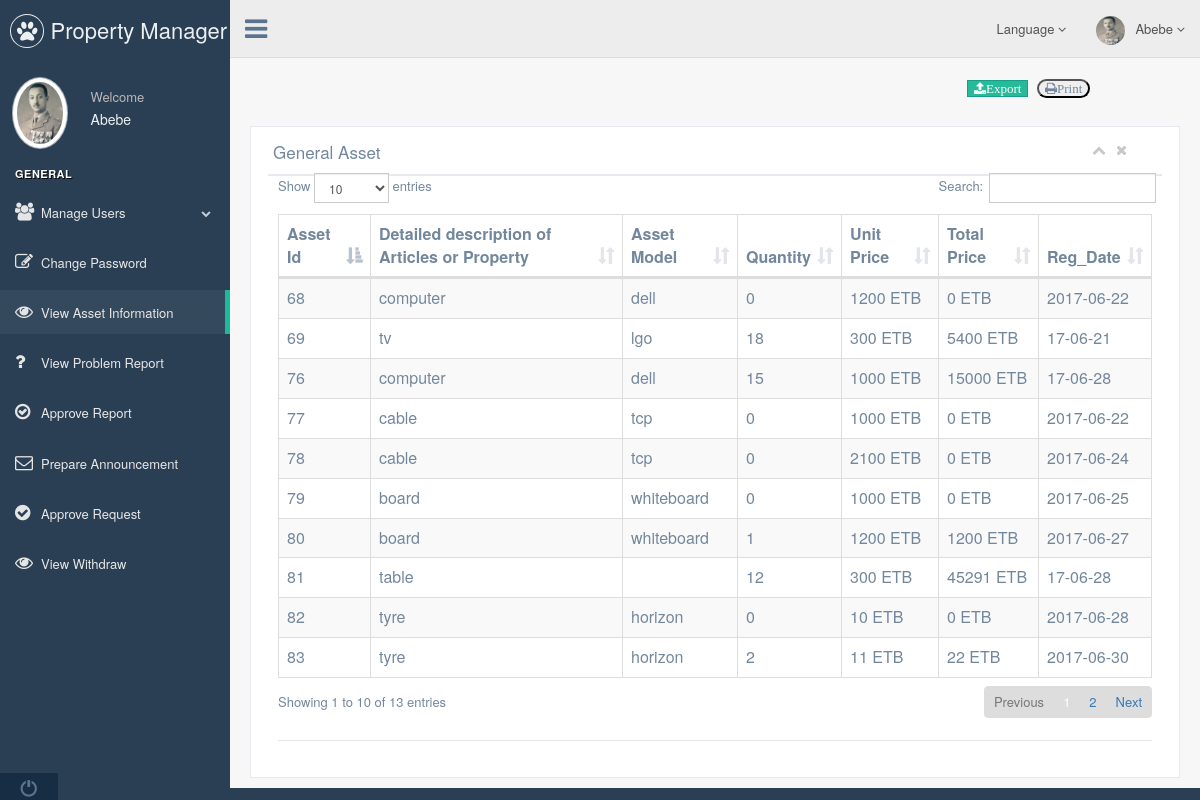
/aufams/property_manager/view_asset.php (signed in), run on the app's committed database.
### tables this page shows
CREATE TABLE IF NOT EXISTS `asset` (
  `ASSET_ID` int(11) NOT NULL,
  `ASSET_NAME` varchar(500) NOT NULL,
  `MODEL` varchar(500) NOT NULL,
  `SERIAL` varchar(50) NOT NULL,
  `QUANTITY` int(11) NOT NULL,
  `PRICE` double NOT NULL,
  `TOTAL_PRICE` double NOT NULL,
  `REG_DATE` varchar(50) NOT NULL
);

### aufams/Language/English.php (called while the page is built, shortened)
<?php
$ln_language='Language';
$ln_viewWithdraw="View Withdraw";
$ln_propertyMangerApproveRequest="Approve Request";
$ln_welcome='Welcome';
$ln_general='General';
$ln_viewAssetInformation='View Asset Information';
$ln_logout='Logout';
$ln_assetName='Detailed description of Articles or Property ';
$ln_assetModel='Asset Model';
$ln_quantity='Quantity';
$ln_price='Unit Price';
$ln_assetId='Asset Id';
$ln_totalPrice='Total Price';
$ln_regDate='Reg_Date';
$ln_changePassword='Change Password';
$ln_propertyManger=' Property Manager';
$ln_propertyMangerManageUsers='Manage Users';
$ln_propertyMangerViewproblemreport='View Problem Report';
$ln_propertyManagerApproveReport='Approve Report';
$ln_propertyMangerPrepareAnnouncement='Prepare Announcement';
$ln_propertyMangerViewAssetTitle='General Asset';
$ln_propertyMangerViewAssetExport='Export';
?>

### aufams/property_manager/view_asset.php (the view, shortened to what this page needs)
<?php
include 'all.php';
?>
<html lang="en">
    <head>
        <link href="../vendors/bootstrap/dist/css/bootstrap.min.css" rel="stylesheet">
        <link href="../vendors/font-awesome/css/font-awesome.css" rel="stylesheet" type="text/css"/>
        <link href="../vendors/datatables.net-bs/css/dataTables.bootstrap.min.css" rel="stylesheet">
        <link href="../vendors/datatables.net-buttons-bs/css/buttons.bootstrap.min.css" rel="stylesheet">
        <link href="../build/css/custom.css" rel="stylesheet">
    </head>
    <body class="nav-md footer_fixed">
        <div class="container body">
            <div class="main_container">
                <div class="col-md-3 left_col">
                    <div class="left_col scroll-view">
                        <div class="navbar nav_title" style="border: 0;">
                            <a href="index.php" class="site_title"><i class="fa fa-paw"></i> <span><?php echo $ln_propertyManger; ?></span></a>
                        </div>
                        <div class="profile clearfix">
                            <div class="profile_pic">
                                <img src="<?php echo $_SESSION['image']; ?>" alt="..." class="img-circle profile_img">
                            </div>
                            <div class="profile_info">
                                <span><?php echo $ln_welcome; ?></span>
                                <h2><?php echo ucfirst($_SESSION['fname']); ?></h2>
                            </div>
                        </div>
                        <br />
                        <div id="sidebar-menu" class="main_menu_side hidden-print main_menu">
                            <div class="menu_section">
                                <h3><?php echo $ln_general; ?></h3>
                                <ul class="nav side-menu">
                                    <li><a><i class="fa fa-users"></i><?php echo $ln_propertyMangerManageUsers; ?> <span class="fa fa-chevron-down"></span></a>
                                    </li>
                                    <li><a href="change_password.php"><i class="fa fa-edit"></i><?php echo $ln_changePassword; ?></a></li>
                                    <li><a href="view_asset.php"><i class="fa fa-eye"></i><?php echo $ln_viewAssetInformation; ?></a></li>
                                    <li><a href="view_Problem_report.php"><i class="fa fa-question"></i><?php echo $ln_propertyMangerViewproblemreport; ?></a></li>
                                    <li><a href="approve_report.php"><i class="fa fa-check-circle-o"></i><?php echo $ln_propertyManagerApproveReport; ?></a></li>
                                    <li><a href="prepare_announcement.php"><i class="fa fa-envelope-o"></i><?php echo $ln_propertyMangerPrepareAnnouncement; ?></a></li>
                                    <li><a href="approve_request.php"><i class="fa fa-check-circle"></i><?php echo $ln_propertyMangerApproveRequest; ?></a></li>
                                    <li><a href="view_withdraw.php"><i class="fa fa-eye"></i><?php echo $ln_viewWithdraw; ?></a></li>
                            </div>
                        </div>
                        <div class="sidebar-footer hidden-small">
                            <a data-toggle="tooltip" data-placement="top" title="<?php echo $ln_logout; ?>" href="../logout.php">
                                <span class="glyphicon glyphicon-off" aria-hidden="true"></span>
                            </a>
                        </div>
                    </div>
                </div>
                <div class="top_nav">
                    <div class="nav_menu">
                        <nav>
                            <div class="nav toggle">
                                <a id="menu_toggle"><i class="fa fa-bars"></i></a>
                            </div>
                            <ul class="nav navbar-nav navbar-right">
                                <li class="">
                                    <a href="javascript:;" class="user-profile dropdown-toggle" data-toggle="dropdown" aria-expanded="false">
                                        <img src="<?php echo $_SESSION['image']; ?>" alt=""><?php echo ucfirst($_SESSION['fname']); ?>
                                        <span class=" fa fa-angle-down"></span>
                                    </a>
                                </li>
                                <li class="">
                                    <a href="javascript:;" class="user-profile dropdown-toggle" data-toggle="dropdown" aria-expanded="false">
<?php echo $ln_language; ?>
                                        <span class=" fa fa-angle-down"></span>
                                    </a>
                                </li>
                            </ul>
                        </nav>
                    </div>
                </div>
                <div class="right_col" role="main">
                    <div class="">
                        <div class="page-title">
                            <div class="title_left">
                            </div>
                            <div class="title_right">
                                <div class="col-md-5 col-sm-5 col-xs-12 form-group pull-right top_search">
                                    <form name="export" method="post" action="view_asset.php">
                                        <button type="submit" value="Export to Excel" name="submit" class="btn-success" ><span class=" fa fa-upload"><?php echo $ln_propertyMangerViewAssetExport; ?></span></button>
                                        <button onclick="return printDiv();" class="btn-round" ><span class="fa fa-print">Print</span></button>
                                    </form>
                                </div>
                            </div>
                        </div>
                        <div class="clearfix"></div>
                        <div class="row">
                            <div class="col-md-12 col-sm-12 col-xs-12">
                                <div class="x_panel">
                                    <div class="x_title">
                                        <h2><?php echo $ln_propertyMangerViewAssetTitle; ?></h2>
                                        <ul class="nav navbar-right panel_toolbox">
                                            <li><a class="collapse-link"><i class="fa fa-chevron-up"></i></a>
                                            </li>
                                            <li><a class="close-link"><i class="fa fa-close"></i></a>
                                            </li>
                                        </ul>
                                        <div class="clearfix"></div>
                                        <div id="printableArea">
                                            <div class="x_content">
                                                <table id="datatable" class="table table-striped table-bordered">
                                                    <thead>
                                                        <tr>
                                                            <th><?php echo $ln_assetId; ?></th>
                                                            <th><?php echo $ln_assetName; ?></th>
                                                            <th><?php echo $ln_assetModel; ?></th>
                                                            <th><?php echo $ln_quantity; ?></th>
                                                            <th><?php echo $ln_price; ?></th>
                                                            <th><?php echo $ln_totalPrice; ?></th>
                                                            <th><?php echo $ln_regDate; ?></th>
                                                        </tr>
                                                    </thead>
                                                    <tbody>
<?php
$query = "select * from asset";
$res = mysql_query($query);
if (!$res) {
    echo mysql_error();
} else {
    while ($row = mysql_fetch_assoc($res)) {
        $id = $row['ASSET_ID'];
        $aname = $row["ASSET_NAME"];
        $amodel = $row["MODEL"];
        $quanti = $row["QUANTITY"];
        $pr = $row["PRICE"];
        $to = $row["TOTAL_PRICE"];
        $da = $row["REG_DATE"];
        echo "<tr>";
        echo "<td>" . $id . "</td>";
        echo "<td>" . $aname . "</td>";
        echo "<td>" . $amodel . "</td>";
        echo "<td>" . $quanti . "</td>";
        echo "<td>" . $pr . " ETB</td>";
        echo "<td>" . $to . " ETB</td>";
        echo "<td>" . $da . "</td>";
        echo "</tr>";
    }
}
?>
                                                    </tbody>
                                                </table>
                                                <div class="ln_solid"></div>
                                            </div>
                                        </div>
                                    </div>
                                </div>
                            </div>
                        </div>
                    </div>
                </div>
            </div>
        </div>
    </body>
</html>

### data on the page
asset: ASSET_ID "68", ASSET_NAME "computer", MODEL "dell", QUANTITY "0", PRICE "1200", TOTAL_PRICE "0", REG_DATE "2017-06-22"
asset: ASSET_ID "69", ASSET_NAME "tv", MODEL "lgo", QUANTITY "18", PRICE "300", TOTAL_PRICE "5400", REG_DATE "17-06-21"
asset: ASSET_ID "76", ASSET_NAME "computer", MODEL "dell", QUANTITY "15", PRICE "1000", TOTAL_PRICE "15000", REG_DATE "17-06-28"
asset: ASSET_ID "77", ASSET_NAME "cable", MODEL "tcp", QUANTITY "0", PRICE "1000", TOTAL_PRICE "0", REG_DATE "2017-06-22"
asset: ASSET_ID "78", ASSET_NAME "cable", MODEL "tcp", QUANTITY "0", PRICE "2100", TOTAL_PRICE "0", REG_DATE "2017-06-24"
asset: ASSET_ID "79", ASSET_NAME "board", MODEL "whiteboard", QUANTITY "0", PRICE "1000", TOTAL_PRICE "0", REG_DATE "2017-06-25"
asset: ASSET_ID "80", ASSET_NAME "board", MODEL "whiteboard", QUANTITY "1", PRICE "1200", TOTAL_PRICE "1200", REG_DATE "2017-06-27"
asset: ASSET_ID "81", ASSET_NAME "table", QUANTITY "12", PRICE "300", TOTAL_PRICE "45291", REG_DATE "17-06-28"
asset: ASSET_ID "82", ASSET_NAME "tyre", MODEL "horizon", QUANTITY "0", PRICE "10", TOTAL_PRICE "0", REG_DATE "2017-06-28"
asset: ASSET_ID "83", ASSET_NAME "tyre", MODEL "horizon", QUANTITY "2", PRICE "11", TOTAL_PRICE "22", REG_DATE "2017-06-30"

### other printed values
$ln_propertyManger "Property Manager"
$ln_welcome "Welcome"
$_SESSION['fname'] "Abebe"
$ln_general "GENERAL"
$ln_propertyMangerManageUsers "Manage Users"
$ln_changePassword "Change Password"
$ln_viewAssetInformation "View Asset Information"
$ln_propertyMangerViewproblemreport "View Problem Report"
$ln_propertyManagerApproveReport "Approve Report"
$ln_propertyMangerPrepareAnnouncement "Prepare Announcement"
$ln_propertyMangerApproveRequest "Approve Request"
$ln_viewWithdraw "View Withdraw"
$ln_language "Language"
$ln_propertyMangerViewAssetExport "Export"
$ln_propertyMangerViewAssetTitle "General Asset"
